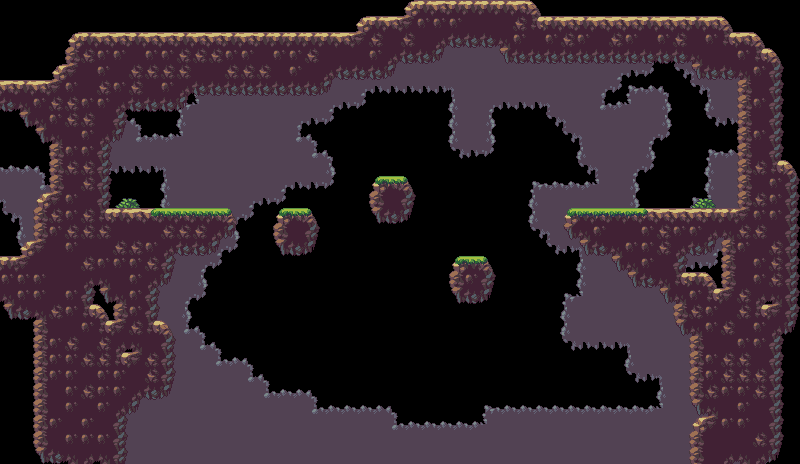

A level layout from a 2D game, rendered from its tile map. Below: a short description, then the map file with tile-grid data replaced by summaries:
An orthogonal 50x29 tile map with 16x16 px tiles, 4 tile layers (MiddleGround, Platforms, Decoration, Capa de patrones 4) and 11 objects.

<map version="1.2" tiledversion="1.2.0" orientation="orthogonal" renderorder="right-down" width="50" height="29" tilewidth="16" tileheight="16" infinite="0" nextlayerid="17" nextobjectid="59">
  <tileset firstgid="1" tiledversion="1.2.0" name="Basic" tilewidth="16" tileheight="16" tilecount="60" columns="10">
    <image source="Basic_tileset.png" width="160" height="96" />
    <terraintypes>
      <terrain name="Ground" tile="-1" />
      <terrain name="Rock" tile="-1" />
      <terrain name="Grass" tile="-1" />
      <terrain name="Bush" tile="-1" />
      <terrain name="Spikes" tile="-1" />
      <terrain name="Fence" tile="0" />
    </terraintypes>
    </tileset>
 <layer id="13" name="MiddleGround" width="50" height="29">
  <data>[1450 cells, 671 non-empty, 14 distinct tile ids]</data>
 </layer>
 <layer id="14" name="Platforms" width="50" height="29">
  <data>[1450 cells, 553 non-empty, 16 distinct tile ids]</data>
 </layer>
 <layer id="15" name="Decoration" width="50" height="29">
  <data>[1450 cells, 25 non-empty, 6 distinct tile ids]</data>
 </layer>
 <objectgroup color="#0055ff" id="5" name="Colliders">
  <object id="5" x="102.757" y="208.42" width="129.663" height="26" />
  <object id="17" x="89.181" y="127.977" width="19.8182" height="88.1107" />
  <object id="40" x="279.625" y="208.25" width="32.625" height="11.375" />
  <object id="51" x="376.688" y="177.063" width="32.625" height="11.875" />
  <object id="52" x="456.188" y="256.563" width="32.625" height="13.375" />
  <object id="53" x="567.688" y="207.563" width="170.125" height="41.375" />
  <object id="54" x="736.688" y="77.0625" width="32.625" height="131.375" />
  <object id="55" x="6.66667" y="4.66667" width="787.333" height="30" />
  <object id="56" x="7.33333" y="4.66667" width="34" height="454.667" />
  <object id="57" x="5.33333" y="420" width="787.333" height="40" />
  <object id="58" x="768" y="6.66667" width="26" height="446.667" />
 </objectgroup>
 <layer id="16" name="Capa de patrones 4" width="50" height="29">
  <data>[1450 cells, 0 non-empty, 0 distinct tile ids]</data>
 </layer>
</map>